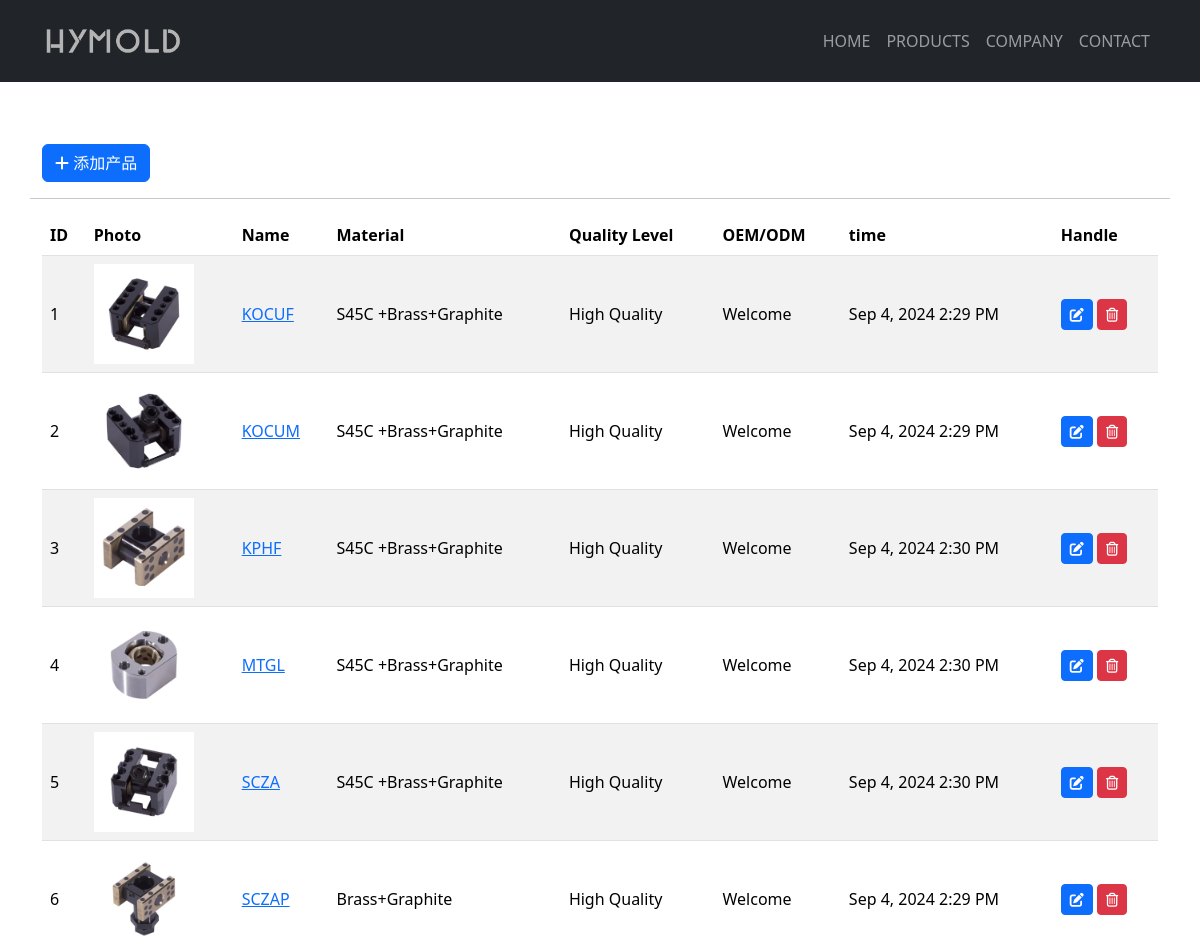
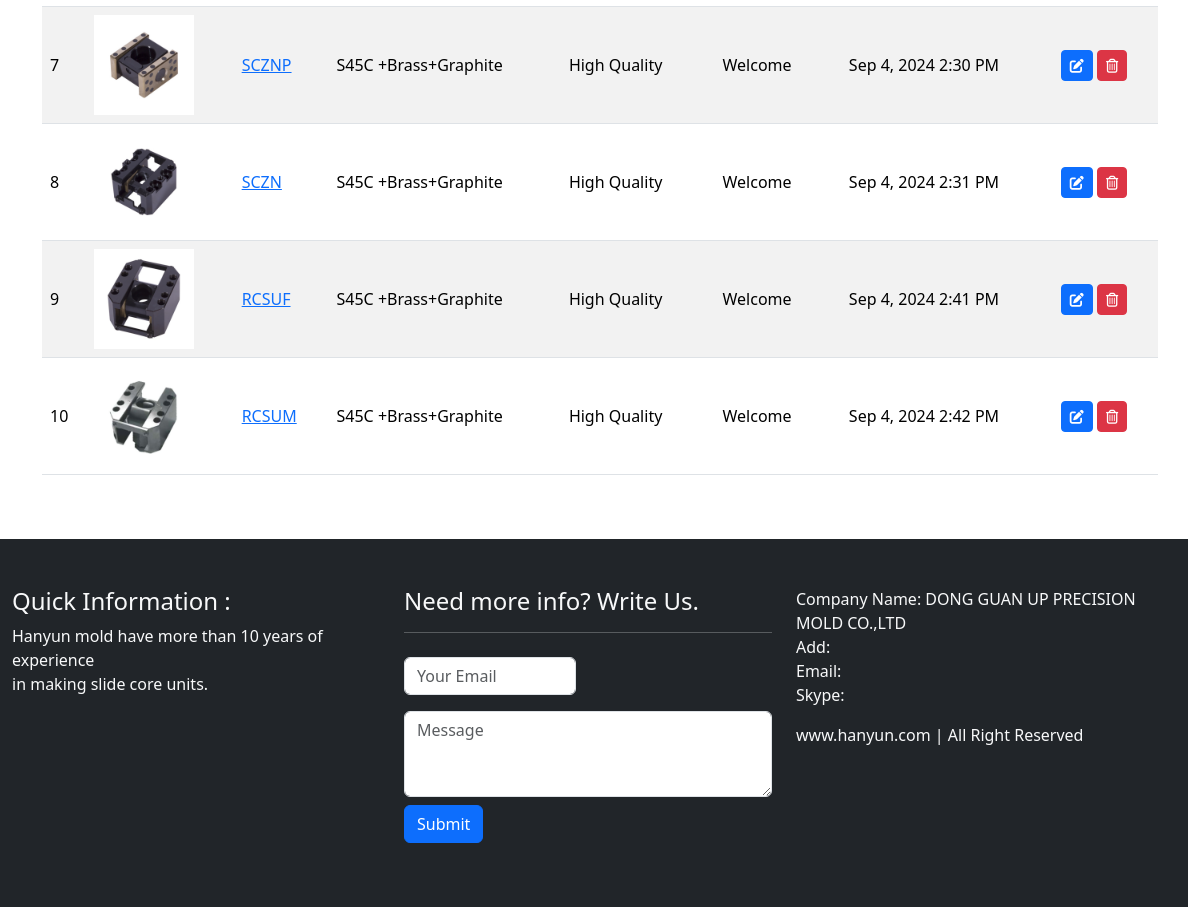
The page /admin on the database its author committed (2 pictures, top to bottom).
### app.py (models this page shows)
class Product(db.Model):  # 产品表
    __tablename__ = 'product'
    id = db.Column(db.Integer, primary_key=True)
    name = db.Column(db.String(20))
    price = db.Column(db.Float)
    material = db.Column(db.String(200))
    level = db.Column(db.String(200))
    oem = db.Column(db.String(200))
    content = db.Column(db.Text())
    timestamp = db.Column(db.DateTime, default=datetime.utcnow())
    clicks = db.Column(db.Integer)

class Photo(db.Model):  # 图片表
    __tablename__ = 'photo'
    id = db.Column(db.Integer, primary_key=True)
    filename = db.Column(db.String(100))
    timestamp = db.Column(db.DateTime, default=datetime.utcnow())
    product_id = db.Column(db.Integer, db.ForeignKey('product.id'))
    product = db.relationship('Product', backref=db.backref('photos', lazy='dynamic', cascade='all, delete-orphan'))
    source = db.Column(db.String(200), default='form')  # 区别图片来源

### app.py (the view)
@app.route('/admin')
def admin():
    return render_template('admin.html')

### app.py (called while the page is built)
@app.context_processor
def make_template_context():
    return dict(
        products=Product.query.order_by(Product.id.asc()).all(),
        about=About.query.order_by(About.timestamp.desc()).first(),
        advantages=Advantage.query.order_by(Advantage.id.asc()).all()
    )

### templates/admin.html (shortened to what this page needs)
{% extends 'base.html' %}
{% block content %}
    <div class="section bg-white py-5 custom-container">
        <div class="container">
            <div class="row">
                <div class="col-auto my-3">
                    <a type="button" class="btn btn-primary" href="{{ url_for('add_product') }}"><i
                            class="fa-solid fa-plus"></i> 添加产品
                    </a>
                </div>
                <hr>
                <div class="col-md-12">
                    <table class="table table-striped table-hover">
                        <thead>
                        <tr>
                            <th scope="col">ID</th>
                            <th scope="col">Photo</th>
                            <th scope="col">Name</th>
                            <th scope="col">Material</th>
                            <th scope="col">Quality Level</th>
                            <th scope="col">OEM/ODM</th>
                            <th scope="col">time</th>
                            <th scope="col">Handle</th>
                        </tr>
                        </thead>
                        <tbody>
                        {% for product in products %}
                            {% if product %}
                                <tr class="align-middle">
                                    <td>{{ product.id }}</td>
                                    {% set photo = product.photos|first %}
                                    {% if photo %}
                                        <td><img src="{{ url_for('get_image', filename=photo.filename) }}"
                                                 alt="{{ product.name }}" style="width: 100px;height: auto;"></td>
                                    {% else %}
                                        <td><img class="card-img-top"
                                                 src="{{ url_for('static', filename='img/no_product.jpg') }}"
                                                 alt="Card image cap" style="width: 100px;height: auto;"></td>
                                    {% endif %}
                                    <td><a href="{{ url_for('product', product_id=product.id) }}"
                                           target="_blank">{{ product.name }}</a></td>
                                    <td>{{ product.material }}</td>
                                    <td>{{ product.level }}</td>
                                    <td>{{ product.oem }}</td>
                                    <td>{{ moment(product.timestamp).format('lll') }}</td>
                                    <td>
                                        <a href="{{ url_for('edit_product', product_id=product.id) }}"
                                           class="btn btn-sm btn-primary">
                                            <i class="fa-solid fa-pen-to-square" title="编辑"></i>
                                        </a>
                                        <form action="{{ url_for('delete_product', product_id=product.id, next=request.full_path) }}"
                                              class="d-inline" method="post">
                                            <button type="submit" class="btn btn-sm btn-danger"
                                                    onclick="return confirm('确定要删除吗？')">
                                                <i class="fa-regular fa-trash-can" title="删除"></i>
                                            </button>
                                        </form>
                                    </td>
                                </tr>
                            {% else %}
                                <h5 class="text-center">NO PRODUCTS</h5>
                            {% endif %}
                        {% endfor %}
                        </tbody>
                    </table>
                </div>
            </div>
        </div>
    </div>
{% endblock %}

### templates/base.html (shortened to what this page needs)
<!DOCTYPE html>
<html lang="en">
<head>
    {% block head %}
        <link href="https://cdn.jsdelivr.net/npm/bootstrap@5.3.3/dist/css/bootstrap.min.css" rel="stylesheet">
        <link rel="stylesheet" href="https://cdn.staticfile.net/font-awesome/6.5.1/css/all.min.css">
        <link rel="stylesheet" href="https://cdn.staticfile.net/slick-carousel/1.9.0/slick.min.css">
        <link rel="stylesheet" href="https://cdn.staticfile.net/slick-carousel/1.9.0/slick-theme.min.css">
        <link rel="stylesheet" href="{{ url_for('static', filename='css/styles.css') }}">
    {% endblock %}
</head>
<body>
<nav class="navbar navbar-expand-lg navbar-dark bg-dark fixed-top py-3">
    <div class="container">
        <a class="navbar-brand" href="{{ url_for('index') }}">
            <img alt="hanyun" src="{{ url_for('static', filename='img/logo.png') }}" style="max-height: 40px;">
        </a>
        <div class="collapse navbar-collapse" id="hanyunnavbarcontent">
            <ul class="navbar-nav ms-auto">
                <li class="nav-item">
                    <a class="nav-link {% block nav_home %}{% endblock %}" href="{{ url_for('index') }}">HOME </a>
                </li>
                <li class="nav-item">
                    <a class="nav-link {% block nav_products %}{% endblock %}"
                       href="{{ url_for('products') }}">PRODUCTS</a>
                </li>
                <li class="nav-item">
                    <a class="nav-link {% block nav_company %}{% endblock %}"
                       href="{{ url_for('company') }}">COMPANY</a>
                </li>
                <li class="nav-item">
                    <a class="nav-link {% block nav_contact %}{% endblock %}"
                       href="{{ url_for('contact') }}">CONTACT</a>
                </li>
            </ul>
        </div>
    </div>
</nav>
{% block content %}
{% endblock %}
{% block footer %}
    <div class="container-fluid row bg-dark text-light py-5">
        <div class="col-md-4">
            <h4>Quick Information :</h4>
            <p>
                Hanyun mold have more than 10 years of experience <br> in making slide core units.
            </p>
        </div>
        <div class="col-md-4">
            <h4>Need more info? Write Us. </h4>
            <hr>
            <form>
                <div class="row">
                    <div class="col-md-6 col-sm-6 py-2">
                        <div class="form-group">
                            <input type="text" class="form-control" required="required" placeholder="Your Email">
                        </div>
                    </div>
                </div>
                <div class="row">
                    <div class="col-md-12 col-sm-12 py-2">
                        <div class="form-group">
                            <textarea name="message" id="message" required="required" class="form-control" rows="3"
                                      placeholder="Message"></textarea>
                        </div>
                        <div class="form-group py-2">
                            <button type="submit" class="btn btn-primary">Submit</button>
                        </div>
                    </div>
                </div>
            </form>
        </div>
        <div class="col-md-4">
            <p>
                Company Name: DONG GUAN UP PRECISION MOLD CO.,LTD<br>
                Add:<br>
                Email: <br>
                Skype:<br>
            </p>
            <p>www.hanyun.com | All Right Reserved</p>
        </div>
    </div>
{% endblock %}
</body>
</html>

### static/css/styles.css (style rules this page uses)
.custom-container { margin-top: 80px; padding-left: 0px; padding-right: 0px; }

### rows shown on the page
Product: id "1", filename (picture), name "KOCUF", material "S45C +Brass+Graphite", level "High Quality", oem "Welcome", timestamp "Sep 4, 2024 2:29 PM"
Product: id "2", filename (picture), name "KOCUM", material "S45C +Brass+Graphite", level "High Quality", oem "Welcome", timestamp "Sep 4, 2024 2:29 PM"
Product: id "3", filename (picture), name "KPHF", material "S45C +Brass+Graphite", level "High Quality", oem "Welcome", timestamp "Sep 4, 2024 2:30 PM"
Product: id "4", filename (picture), name "MTGL", material "S45C +Brass+Graphite", level "High Quality", oem "Welcome", timestamp "Sep 4, 2024 2:30 PM"
Product: id "5", filename (picture), name "SCZA", material "S45C +Brass+Graphite", level "High Quality", oem "Welcome", timestamp "Sep 4, 2024 2:30 PM"
Product: id "6", filename (picture), name "SCZAP", material "Brass+Graphite", level "High Quality", oem "Welcome", timestamp "Sep 4, 2024 2:29 PM"
Product: id "7", filename (picture), name "SCZNP", material "S45C +Brass+Graphite", level "High Quality", oem "Welcome", timestamp "Sep 4, 2024 2:30 PM"
Product: id "8", filename (picture), name "SCZN", material "S45C +Brass+Graphite", level "High Quality", oem "Welcome", timestamp "Sep 4, 2024 2:31 PM"
Product: id "9", filename (picture), name "RCSUF", material "S45C +Brass+Graphite", level "High Quality", oem "Welcome", timestamp "Sep 4, 2024 2:41 PM"
Product: id "10", filename (picture), name "RCSUM", material "S45C +Brass+Graphite", level "High Quality", oem "Welcome", timestamp "Sep 4, 2024 2:42 PM"
